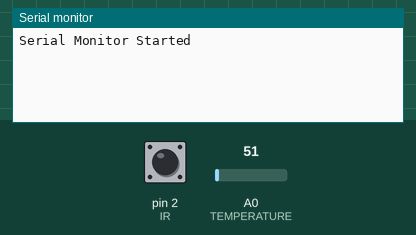
Recording of a sketch running on a simulated Arduino Uno, built with avr-gcc and run on an emulated ATmega328P. On the bench: the last lines printed to the serial monitor. The test bench sets the inputs (shaded band); at power-on: pin 2 (IR) HIGH, A0 (TEMPERATURE) = 51.

Above: at 1.2 s.
1.3 s: pin 2 (IR) pulsed LOW 2 times (0.12 s each, 0.3 s apart)
At 2.2 s:
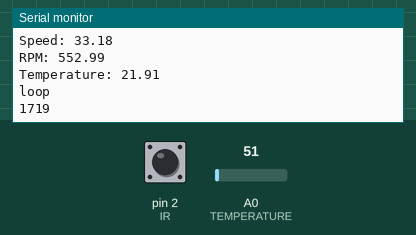
3.4 s: pin 2 (IR) driven LOW
At 4.1 s:
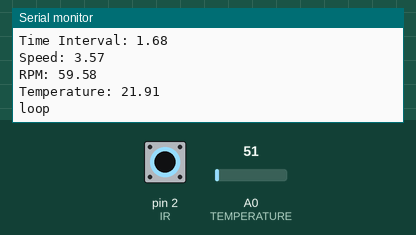
4.9 s: pin 2 (IR) driven HIGH
At 6.3 s:
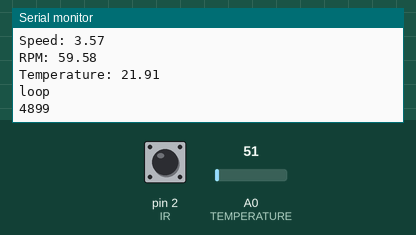
Timing chart, 0 to 7.9 s (numbered marks = the images above; inputs shaded):
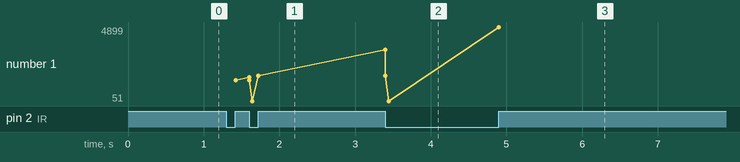

Measured:
- after the input at 1.3 s, the serial monitor: prints a new line after 0.12 s (image 1)
- after the input at 3.4 s, the serial monitor: prints a new line at once (image 2)
- after the input at 4.9 s, the serial monitor: prints a new line at once (image 3)
- plotted number 1: 51 → 4899 after the input at 4.9 s

The sketch:

main.ino
```cpp
#include "src/display.h"
#include "src/sensor.h"
#include "src/TM1637Display.h"

#define DELAY 0
#define CLK1 8
#define DIO1 9
#define CLK2 10
#define DIO2 11
#define CLK3 12
#define DIO3 13

float timeInterval;
float speed, rpm, temperature;
String str;
TM1637Display display1 = initDisplay(CLK1, DIO1);
TM1637Display display2 = initDisplay(CLK2, DIO2);
TM1637Display display3 = initDisplay(CLK3, DIO3);

void setup() {
    pinMode(IR, INPUT);
    Serial.begin(115200);
    Serial.println("Serial Monitor Started");
}

void loop() {
    timeInterval = getTimeInterval();

    speed = calSpeed(timeInterval);
    displayNum(display1, (int)speed);

    rpm = calRPM(timeInterval);
    displayNum(display2, (int)rpm);

    temperature = getTemperature();
    displayNum(display3, (int)temperature);


    Serial.print("Time Interval: ");
    Serial.println(timeInterval);
    Serial.print("Speed: ");
    Serial.println(speed);
    Serial.print("RPM: ");
    Serial.println(rpm);
    Serial.print("Temperature: ");
    Serial.println(temperature);

    delay(DELAY);

    Serial.println("loop");
}
```

display.cpp
```cpp
#include "display.h"
#include "Arduino.h"
#include "TM1637Display.h"

TM1637Display initDisplay(uint8_t pinClk, uint8_t pinDIO, unsigned int bitDelay) {
    TM1637Display display(pinClk, pinDIO, bitDelay);
    display.setBrightness(BRIGHNESS);

    return display;
}

void displayNum(TM1637Display display, int number) {
    display.showNumberDec(number, true);
}
```

display.h
```cpp
#ifndef DISPLAY_H
#define DISPLAY_H

#include "TM1637Display.h"

#define BRIGHNESS 8
#define BIT_DELAY 100

TM1637Display initDisplay(uint8_t pinClk, uint8_t pinDIO, unsigned int bitDelay = BIT_DELAY);
void displayNum(TM1637Display display, int number);

#endif
```

sensor.cpp
```cpp
#include "sensor.h"
#include "Arduino.h"


// Speed
bool getSpeedSensor() { // true means detected
    if(digitalRead(IR) == LOW) {
        return true;
    }
    return false;
}

float getTimeInterval() {
    bool previousSensor, newSensor;
    unsigned long time1, time2;
    float timeInterval;

    while(true) {
        newSensor = getSpeedSensor();
        if(newSensor == true) {
            break;
        }
    }

    while(true) {
        delay(TIMEDELAY);

        previousSensor = newSensor;
        newSensor = getSpeedSensor();

        if(previousSensor == true && newSensor == false) {
            time1 = millis();
            Serial.println(time1);
        }

        else if(previousSensor == false && newSensor == true) {
            time2 = millis();
            Serial.println(time2);
            break;
        }
    }

    Serial.println(time2);
    Serial.println(time1);

    timeInterval = (time2 - time1) / 1000.0;

    return timeInterval;
}

float calSpeed(float timeInterval) { // km/h
    float speed = (2.0 * PI * R / timeInterval) * 3.6;
    return speed;
}

float calRPM(float timeInterval) {
    float rpm = (2.0 * PI * R / timeInterval) * 60.0;
    return rpm;
}

// Temperature
float getTemperature() { // C
    float temperature;
    int value = analogRead(TEMPERATURE);
    Serial.println(value);
    temperature = (value * V * 100.0) / 1024.0;

    return temperature;
}
```

sensor.h
```cpp
#ifndef SPEED_H
#define SPEED_H

#define V 4.4
#define IR 2
#define R 0.531 / 2 // m
#define TEMPERATURE A0
#define TIMEDELAY 1

// Speed (FC51)
bool getSpeedSensor();
float getTimeInterval();
float calSpeed(float timeInterval);
float calRPM(float timeInterval);

// Temperature (LM35)
float getTemperature();

#endif
```
